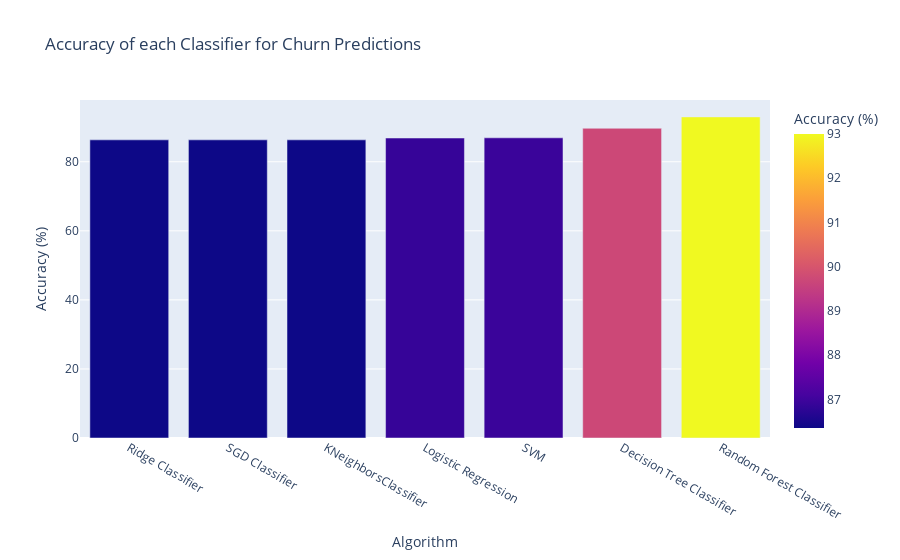

Source (notebook cell):
### Code cell
fig = px.bar(AA, x='Algorithm', y='Accuracy (%)',title="Accuracy of each Classifier for Churn Predictions",color='Accuracy (%)')
fig.show()

### Figure 1 — Plotly figure (JSON) as saved in the notebook; plotly's stock layout.template omitted (floating-point values rounded to 4 significant figures)
{"data": [{"alignmentgroup": "True", "hovertemplate": "Algorithm=%{x}<br>Accuracy (%)=%{marker.color}<extra></extra>", "legendgroup": "", "marker": {"color": [86.35, 86.35, 86.35, 86.88, 86.94, 89.71, 93], "coloraxis": "coloraxis"}, "name": "", "offsetgroup": "", "orientation": "v", "showlegend": false, "textposition": "auto", "type": "bar", "x": ["Ridge Classifier", "SGD Classifier", "KNeighborsClassifier ", "Logistic Regression", "SVM", "Decision Tree Classifier", "Random Forest Classifier"], "xaxis": "x", "y": [86.35, 86.35, 86.35, 86.88, 86.94, 89.71, 93], "yaxis": "y"}], "layout": {"barmode": "relative", "coloraxis": {"colorbar": {"title": {"text": "Accuracy (%)"}}, "colorscale": [[0, "#0d0887"], [0.1111, "#46039f"], [0.2222, "#7201a8"], [0.3333, "#9c179e"], [0.4444, "#bd3786"], [0.5556, "#d8576b"], [0.6667, "#ed7953"], [0.7778, "#fb9f3a"], [0.8889, "#fdca26"], [1, "#f0f921"]]}, "legend": {"tracegroupgap": 0}, "title": {"text": "Accuracy of each Classifier for Churn Predictions"}, "xaxis": {"anchor": "y", "domain": [0, 1], "title": {"text": "Algorithm"}}, "yaxis": {"anchor": "x", "domain": [0, 1], "title": {"text": "Accuracy (%)"}}}}
